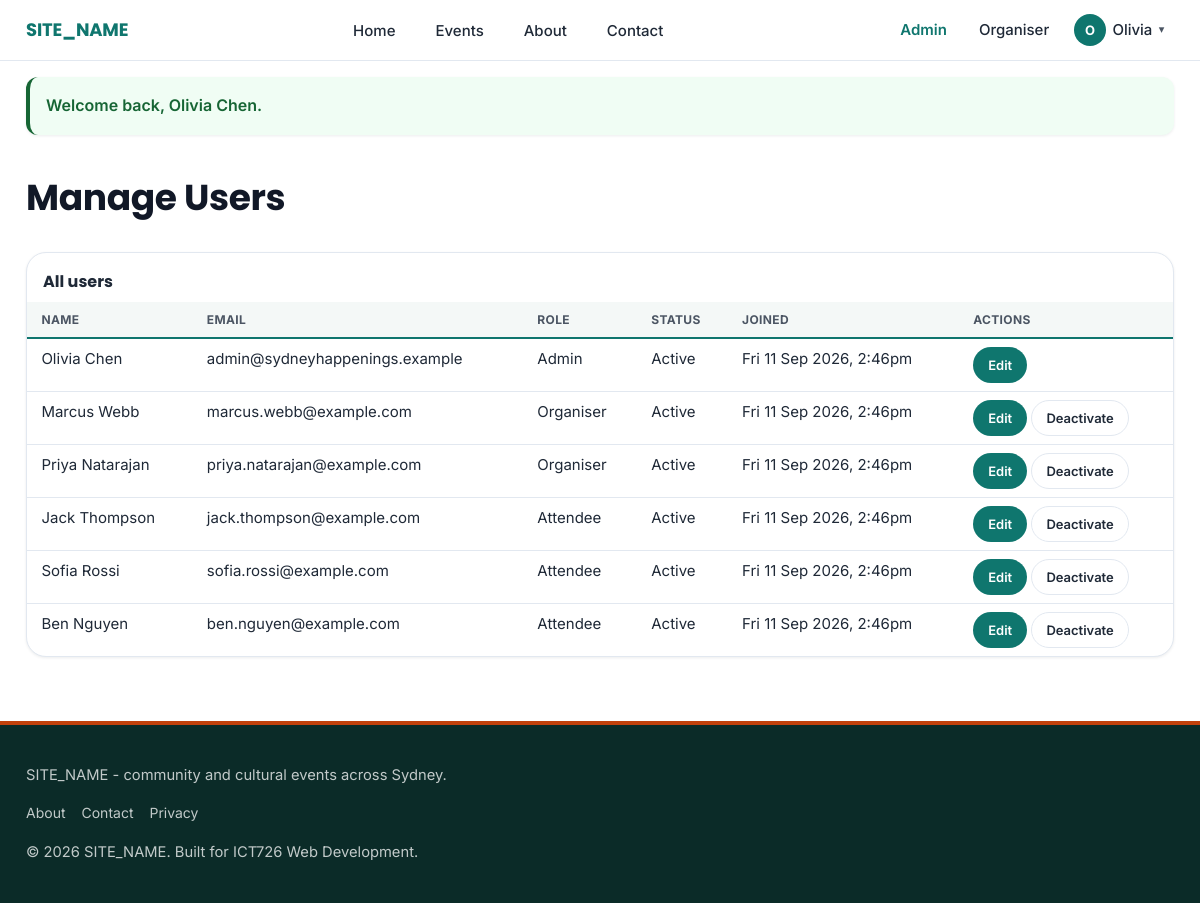
The page /admin/users.php (signed in) on the database its author committed.
### tables this page shows
CREATE TABLE users (
    id              INT AUTO_INCREMENT PRIMARY KEY,
    name            VARCHAR(100) NOT NULL,
    email           VARCHAR(150) NOT NULL,
    password_hash   VARCHAR(255) NOT NULL,
    phone           VARCHAR(20)  NULL,
    role            ENUM('attendee', 'organiser', 'admin') NOT NULL DEFAULT 'attendee',
    is_active       TINYINT(1) NOT NULL DEFAULT 1,
    created_at      DATETIME NOT NULL DEFAULT CURRENT_TIMESTAMP,

     
     
     
     
    website         VARCHAR(255) NULL,
    facebook        VARCHAR(255) NULL,
    instagram       VARCHAR(255) NULL,

    UNIQUE KEY uq_users_email (email)
);

### includes/validate.php (called while the page is built, shortened)
<?php
function e($value) {
    return htmlspecialchars($value ?? '', ENT_QUOTES, 'UTF-8');
}

### includes/functions.php (called while the page is built, shortened)
<?php
function formatEventDate($datetime) {
    $timestamp = strtotime($datetime);
    return date('D j M Y, g:ia', $timestamp);
}

### admin/users.php (the view, shortened to what this page needs)
<?php
require_once __DIR__ . '/../includes/auth_guard.php';
$users = $pdo->query("SELECT * FROM users ORDER BY created_at DESC")->fetchAll();
require_once __DIR__ . '/../includes/header.php';
?>
<div class="page-header">
    <h1>Manage Users</h1>
</div>
<div class="data-table-wrapper">
    <table class="data-table">
        <caption>All users</caption>
        <thead>
            <tr>
                <th scope="col">Name</th>
                <th scope="col">Email</th>
                <th scope="col">Role</th>
                <th scope="col">Status</th>
                <th scope="col">Joined</th>
                <th scope="col">Actions</th>
            </tr>
        </thead>
        <tbody>
            <?php foreach ($users as $user): ?>
                <tr>
                    <td><?= e($user['name']) ?></td>
                    <td><?= e($user['email']) ?></td>
                    <td><?= e(ucfirst($user['role'])) ?></td>
                    <td><?= (int) $user['is_active'] === 1 ? 'Active' : 'Deactivated' ?></td>
                    <td><?= e(formatEventDate($user['created_at'])) ?></td>
                    <td>
                        <a class="btn btn-small" href="<?= BASE_URL ?>/admin/user-edit.php?id=<?= (int) $user['id'] ?>">Edit</a>
                        <?php if ((int) $user['id'] !== currentUserId()): ?>
                            <form method="post" action="<?= BASE_URL ?>/admin/users.php" class="logout-form">
                                <button type="submit" class="btn btn-small btn-secondary">
                                    <?= (int) $user['is_active'] === 1 ? 'Deactivate' : 'Activate' ?>
                                </button>
                            </form>
                        <?php endif; ?>
                    </td>
                </tr>
            <?php endforeach; ?>
        </tbody>
    </table>
</div>
<?php require_once __DIR__ . '/../includes/footer.php'; ?>

### assets/css/style.css (style rules this page uses)
:root { --color-primary: #0f766e; --color-primary-dark: #115e59; --color-primary-light: #14b8a6; --color-accent: #c2410c; --color-accent-light: #f97316; --color-text: #1f2937; --color-text-light: #4b5563; --color-bg: #ffffff; --color-bg-alt: #f4f8f7; --color-border: #e2e8f0; --color-error: #b91c1c; --color-error-bg: #fef2f2; --color-success: #166534; --color-success-bg: #f0fdf4; --color-warning: #854d0e; --color-warning-bg: #fef9c3; --font-heading: 'Poppins', 'Segoe UI', system-ui, -apple-system, Arial, sans-serif; --font-body: 'Inter', 'Segoe UI', system-ui, -apple-system, Arial, sans-serif; --radius-sm: 8px; --radius: 12px; --radius-lg: 20px; --radius-full: 999px; --shadow-sm: 0 1px 3px rgba(15, 23, 42, 0.08); --shadow-md: 0 6px 16px rgba(15, 23, 42, 0.10), 0 2px 4px rgba(15, 23, 42, 0.06); --shadow-lg: 0 16px 40px rgba(15, 23, 42, 0.16), 0 4px 10px rgba(15, 23, 42, 0.08); --transition: 180ms cubic-bezier(0.4, 0, 0.2, 1); --spacing-1: 0.5rem; --spacing-2: 1rem; --spacing-3: 1.5rem; --spacing-4: 2rem; --max-width: 1180px; }
* { box-sizing: border-box; }
html { scroll-behavior: smooth; }
body { margin: 0; font-family: var(--font-body); color: var(--color-text); background: var(--color-bg); line-height: 1.6; -webkit-font-smoothing: antialiased; }
a { color: var(--color-primary); transition: color var(--transition); }
.logout-form { display: inline; }
h1, h2, h3 { margin: 0 0 var(--spacing-2); font-family: var(--font-heading); line-height: 1.25; letter-spacing: -0.01em; color: #111827; }
h1 { font-size: 1.75rem; }
@media (min-width: 768px) { h1 { font-size: 2.25rem; } }
.page-header { margin-bottom: var(--spacing-4); }
.page-header h1 { margin-bottom: 0.4rem; }
.btn { display: inline-flex; align-items: center; justify-content: center; gap: var(--spacing-1); min-height: 2.75rem; padding: 0.625rem 1.25rem; border: 1px solid transparent; border-radius: var(--radius-full); background: var(--color-primary); color: #fff; font-family: var(--font-body); font-size: 0.9375rem; font-weight: 600; line-height: 1.2; text-decoration: none; text-align: center; cursor: pointer; transition: all var(--transition); }
.btn-secondary { background: transparent; color: var(--color-text); border-color: var(--color-border); }
.btn-small { min-height: 2.25rem; padding: 0.375rem 0.875rem; font-size: 0.8125rem; }
.data-table-wrapper { position: relative; overflow-x: auto; background: var(--color-bg); border: 1px solid var(--color-border); border-radius: var(--radius-lg); box-shadow: var(--shadow-sm); }
table.data-table { width: 100%; border-collapse: collapse; }
table.data-table caption { text-align: left; font-weight: 700; font-family: var(--font-heading); padding: var(--spacing-2) var(--spacing-2) var(--spacing-1); }
table.data-table th, table.data-table td { border-bottom: 1px solid var(--color-border); padding: var(--spacing-1) 0.9rem; text-align: left; vertical-align: top; }
table.data-table td { font-size: 0.9375rem; }
table.data-table th { position: sticky; top: 0; z-index: 1; background: var(--color-bg-alt); font-size: 0.75rem; text-transform: uppercase; letter-spacing: 0.03em; color: var(--color-text-light); border-bottom: 2px solid var(--color-primary); }
table.data-table tbody tr:last-child td { border-bottom: none; }

### rows shown on the page
users: name "Olivia Chen", email "admin@sydneyhappenings.example", role "Admin", is_active "Active", created_at "Fri 11 Sep 2026, 2:46pm"
users: name "Marcus Webb", email "marcus.webb@example.com", role "Organiser", is_active "Active", created_at "Fri 11 Sep 2026, 2:46pm"
users: name "Priya Natarajan", email "priya.natarajan@example.com", role "Organiser", is_active "Active", created_at "Fri 11 Sep 2026, 2:46pm"
users: name "Jack Thompson", email "jack.thompson@example.com", role "Attendee", is_active "Active", created_at "Fri 11 Sep 2026, 2:46pm"
users: name "Sofia Rossi", email "sofia.rossi@example.com", role "Attendee", is_active "Active", created_at "Fri 11 Sep 2026, 2:46pm"
users: name "Ben Nguyen", email "ben.nguyen@example.com", role "Attendee", is_active "Active", created_at "Fri 11 Sep 2026, 2:46pm"

### other values the page prints
SITE_NAME "SITE_NAME"
$headerUserInitial "O"
$headerUserFirstName "Olivia"
$flash['message'] "Welcome back, Olivia Chen."
